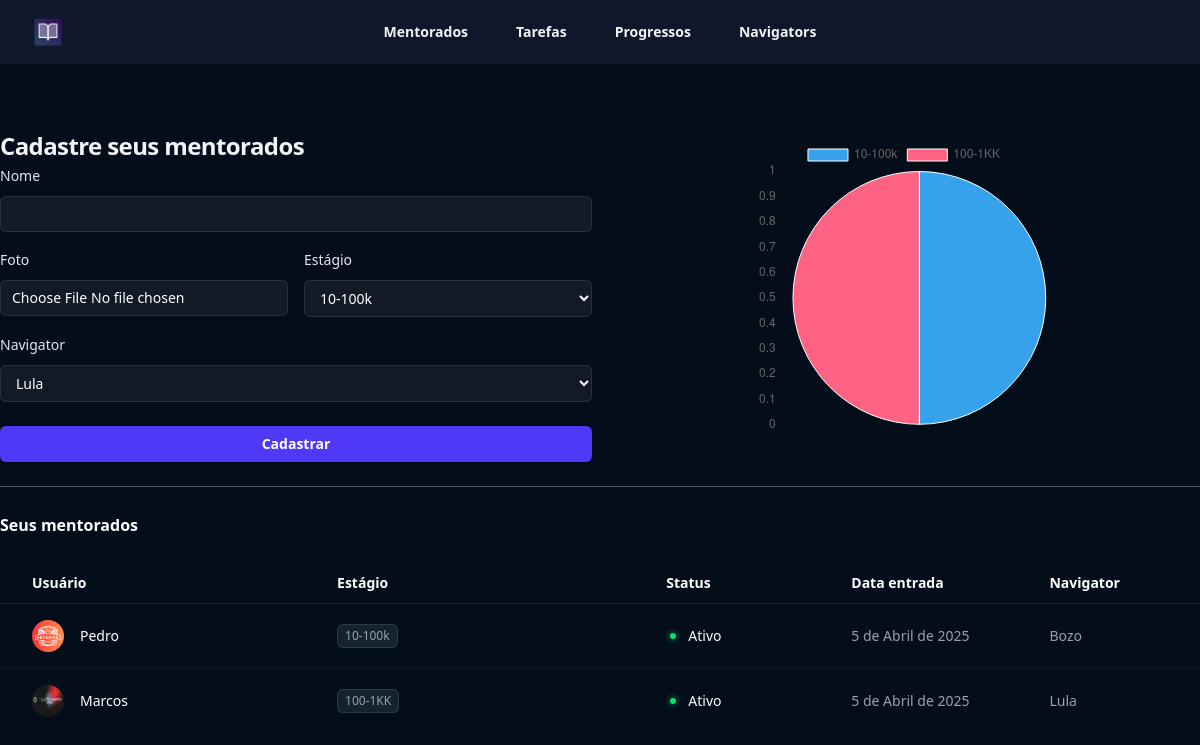
/mentorados/ (signed in), run on the app's committed database.
### mentorados/models.py (models this page shows, shortened)
class Mentorados(models.Model):
    estagio_choices = (
        ('E1', '10-100k'),
        ('E2', '100-1KK')
    )
    nome = models.CharField(max_length=255)
    foto = models.ImageField(upload_to='fotos', null=True, blank=True)
    estagio = models.CharField(max_length=2, choices=estagio_choices)
    navigator = models.ForeignKey(Navigators, null=True, blank=True, on_delete=models.SET_NULL)
    user = models.ForeignKey(User, on_delete=models.CASCADE)
    criado_em = models.DateField(auto_now_add=True)
    token = models.CharField(max_length=16, null=True, blank=True)

class Navigators(models.Model):
    nome = models.CharField(max_length=255)
    user = models.ForeignKey(User, on_delete=models.CASCADE)

### mentorados/views.py (the view, shortened to what this page needs)
# urls.py: path('mentorados/', include('mentorados.urls')),
def mentorados(request):
    if not request.user.is_authenticated:
        return redirect('login')
    if request.method == 'GET':
        navigators = Navigators.objects.filter(user=request.user)
        mentorados = Mentorados.objects.filter(user=request.user)
        estagios_flat = [i[1] for i in Mentorados.estagio_choices]
        qtd_estagios = []
        for i, j in Mentorados.estagio_choices:
            qtd_estagios.append(Mentorados.objects.filter(estagio=i).count())
        return render(request, 'mentorados.html', {'estagios': Mentorados.estagio_choices, 'navigators': navigators, 'mentorados': mentorados, 'estagios_flat': estagios_flat, 'qtd_estagios': qtd_estagios})

### mentorados/templates/mentorados.html (shortened to what this page needs)
{% extends "base.html" %}
{% load static %}
{% block 'body' %}
<header class="bg-slate-900">
    <nav class="flex items-center justify-between p-4 lg:px-8" aria-label="Global">
      <div class="flex lg:flex-1">
        <a href="#" class="-m-1.5 p-1.5">
          <img class="h-8 w-auto" src="{% static 'logo.png' %}" alt="">
        </a>
      </div>
      <div class="hidden lg:flex lg:gap-x-12">
        <a href="#" class="text-sm/6 font-semibold text-gray-100">Mentorados</a>
        <a href="#" class="text-sm/6 font-semibold text-gray-100">Tarefas</a>
        <a href="#" class="text-sm/6 font-semibold text-gray-100">Progressos</a>
        <a href="#" class="text-sm/6 font-semibold text-gray-100">Navigators</a>
      </div>
    </nav>
  </header>
  <div class="bg-[#040e1b] min-h-screen">
    <div class="max-w-7xl mx-auto py-12">
        <div class="grid grid-cols-2 gap-4">
            <div>
              <form action="{% url 'mentorados' %}" method="POST" enctype='multipart/form-data'>{% csrf_token %}
                <h2 class="mt-4 text-2xl/9 font-bold tracking-tight text-gray-100">Cadastre seus mentorados</h2>
                <div>
                    <label for="email" class="block text-sm/6 font-medium text-gray-200">Nome</label>
                    <div class="mt-2">
                        <input type="text" name="nome" required class="block w-full rounded-md bg-white/5 px-3 py-1.5 text-base text-white outline outline-1 -outline-offset-1 outline-white/10 placeholder:text-gray-500 focus:outline focus:outline-2 focus:-outline-offset-2 focus:outline-indigo-500 sm:text-sm/6">
                      </div>
                </div>
                <div class="grid grid-cols-2 gap-4 mt-4">
                    <div>
                        <label class="block text-sm/6 font-medium text-gray-200">Foto</label>
                        <div class="mt-2">
                            <input type="file" name="foto" id="foto" autocomplete="foto" required class="block w-full rounded-md bg-white/5 px-3 py-1.5 text-base text-white outline outline-1 -outline-offset-1 outline-white/10 placeholder:text-gray-500 focus:outline focus:outline-2 focus:-outline-offset-2 focus:outline-indigo-500 sm:text-sm/6">
                        </div>
                    </div>
                    <div>
                        <label class="block text-sm/6 font-medium text-gray-200">Estágio</label>
                        <div class="mt-2">
                            <select name="estagio" id="" class="block w-full rounded-md bg-white/5 px-3 py-2 text-base text-white outline outline-1 -outline-offset-1 outline-white/10 placeholder:text-gray-500 focus:outline focus:outline-2 focus:-outline-offset-2 focus:outline-indigo-500 sm:text-sm/6">
                              {% for estagio in estagios %}
                                <option class="text-slate-900" value="{{estagio.0}}">{{estagio.1}}</option>
                              {% endfor %}
                            </select>
                        </div>
                    </div>
                </div>
                <div class="mt-4">
                        <label class="block text-sm/6 font-medium text-gray-200">Navigator</label>
                        <div class="mt-2">
                            <select name="navigator" id="" class="block w-full rounded-md bg-white/5 px-3 py-2 text-base text-white outline outline-1 -outline-offset-1 outline-white/10 placeholder:text-gray-500 focus:outline focus:outline-2 focus:-outline-offset-2 focus:outline-indigo-500 sm:text-sm/6">
                              {% for navigator in navigators %}
                                <option value="{{navigator.id}}">{{navigator.nome}}</option>
                              {% endfor %}
                            </select>
                        </div>
                        <br>
                        <button type="submit" class="flex w-full justify-center cursor-pointer rounded-md bg-indigo-600 px-3 py-1.5 text-sm/6 font-semibold text-white shadow-sm hover:bg-indigo-500 focus-visible:outline focus-visible:outline-2 focus-visible:outline-offset-2 focus-visible:outline-indigo-600">Cadastrar</button>
                </div>
              </form>
            </div>
            <div class="flex justify-center items-center w-1/2 mx-auto">
                <canvas id="myChart" class="w-24 h-24"></canvas>
            </div>
        </div>
        <div class="mt-6">
            <hr class="border-gray-600">
            <br>
            <h2 class="text-base/7 font-semibold text-white ">Seus mentorados</h2>
            <table class="mt-6 w-full whitespace-nowrap text-left">
              <colgroup>
                <col class="w-full sm:w-4/12">
                <col class="lg:w-4/12">
                <col class="lg:w-2/12">
                <col class="lg:w-1/12">
                <col class="lg:w-1/12">
              </colgroup>
              <thead class="border-b border-white/10 text-sm/6 text-white">
                <tr>
                  <th scope="col" class="py-2 pl-4 pr-8 font-semibold sm:pl-6 lg:pl-8">Usuário</th>
                  <th scope="col" class="hidden py-2 pl-0 pr-8 font-semibold sm:table-cell">Estágio</th>
                  <th scope="col" class="py-2 pl-0 pr-4 text-right font-semibold sm:pr-8 sm:text-left lg:pr-20">Status</th>
                  <th scope="col" class="hidden py-2 pl-0 pr-8 font-semibold md:table-cell lg:pr-20">Data entrada</th>
                  <th scope="col" class="hidden py-2 pl-0 pr-8 font-semibold md:table-cell lg:pr-20">Navigator</th>
                </tr>
              </thead>
              <tbody class="divide-y divide-white/5">
                {% for mentorado in mentorados %}
                  <tr>
                    <td class="py-4 pl-4 pr-8 sm:pl-6 lg:pl-8">
                      <div class="flex items-center gap-x-4">
                        <img src="{{ mentorado.foto.url }}" alt="" class="size-8 rounded-full bg-gray-800">
                        <div class="truncate text-sm/6 font-medium text-white">{{mentorado.nome}}</div>
                      </div>
                    </td>
                    <td class="hidden py-4 pl-0 pr-4 sm:table-cell sm:pr-8">
                      <div class="flex gap-x-3">
                        <div class="rounded-md bg-gray-700/40 px-2 py-1 text-xs font-medium text-gray-400 ring-1 ring-inset ring-white/10">{{mentorado.get_estagio_display}}</div>
                      </div>
                    </td>
                    <td class="py-4 pl-0 pr-4 text-sm/6 sm:pr-8 lg:pr-20">
                      <div class="flex items-center justify-end gap-x-2 sm:justify-start">
                        <div class="flex-none rounded-full bg-green-400/10 p-1 text-green-400">
                          <div class="size-1.5 rounded-full bg-current"></div>
                        </div>
                        <div class="hidden text-white sm:block">Ativo</div>
                      </div>
                    </td>
                    <td class="hidden py-4 pl-0 pr-8 text-sm/6 text-gray-400 md:table-cell lg:pr-20">{{mentorado.criado_em}}</td>
                    <td class="hidden py-4 pl-0 pr-8 text-sm/6 text-gray-400 md:table-cell lg:pr-20">
                        {{mentorado.navigator.nome}}
                    </td>
                  </tr>
                {% endfor %}
              </tbody>
            </table>
          </div>
    </div>
  </div>
<script>
  const ctx = document.getElementById('myChart');
  new Chart(ctx, {
    type: 'pie',
    data: {
      labels: {{ estagios_flat|safe }},
      datasets: [{
        label: '',
        data: {{ qtd_estagios|safe }},
        borderWidth: 1
      }]
    },
    options: {
      scales: {
        y: {
          beginAtZero: true
        }
      }
    }
  });
</script>
{% endblock 'body' %}

### templates/base.html (shortened to what this page needs)
<!DOCTYPE html>
<html lang="pt-br">
<head>
    <script src="https://unpkg.com/@tailwindcss/browser@4"></script>
</head>
<body>
    {% block 'body' %}{% endblock 'body' %}
</body>
</html>

### data on the page
Mentorados: foto (picture), nome "Pedro", estagio "10-100k", criado_em "5 de Abril de 2025", navigator.nome "Bozo"
Mentorados: foto (picture), nome "Marcos", estagio "100-1KK", criado_em "5 de Abril de 2025", navigator.nome "Lula"

### other printed values
form field estagio "10-100k"
form field navigator "Lula"
chart data {{ qtd_estagios|safe }} [1, 1]
